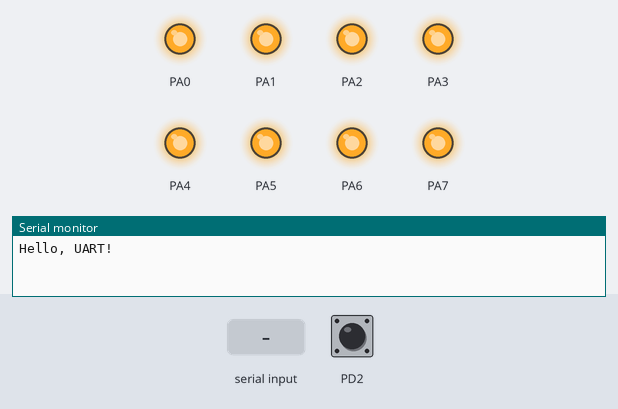
Simulated run of this program. Board: ATmega128, built with avr-gcc and emulated at 16 MHz. Shown: output pins drawn as LEDs (lit = HIGH), the last lines printed to the serial monitor. The test bench sets the inputs (shaded band); at power-on: PD2 HIGH.

Above: at 1.2 s.
1.3 s: "90,45\n" received over Serial
At 2.5 s:
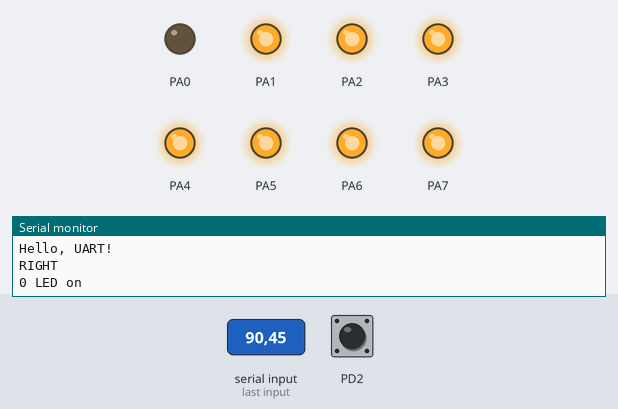
2.8 s: "8" received over Serial
At 3.8 s:
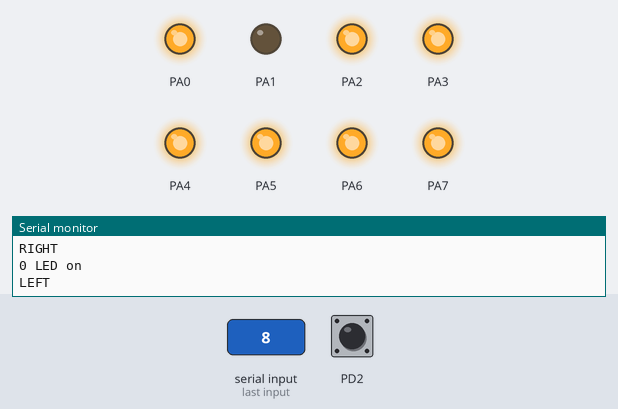
4.3 s: "30,150\n" received over Serial
At 5.0 s:
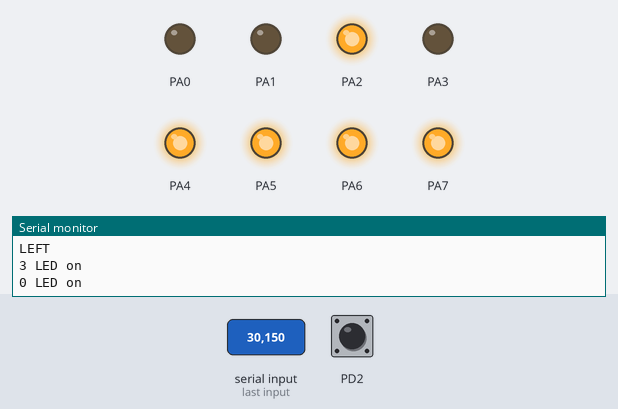
5.8 s: "5\n" received over Serial
At 6.1 s:
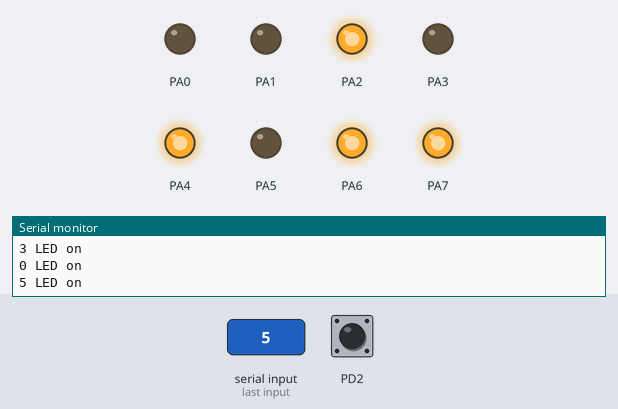
7.3 s: "200\n" received over Serial
At 8.5 s:
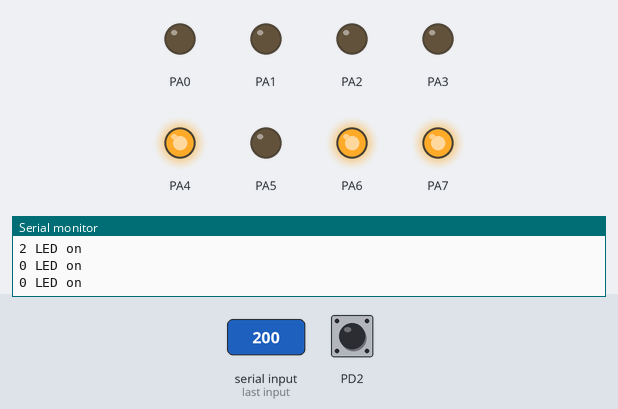
8.8 s: "9" received over Serial
At 9.6 s:
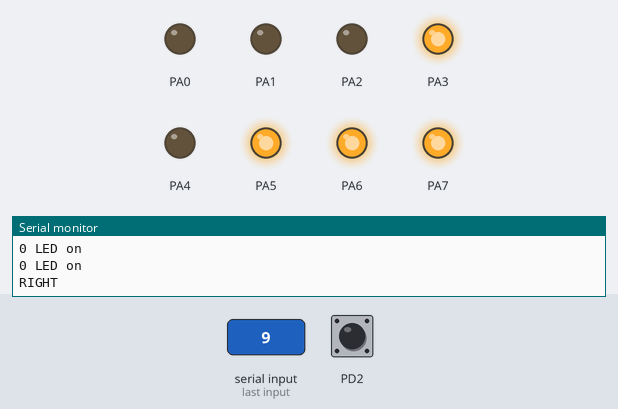
Timing chart, 0 to 11.3 s (numbered marks = the images above; inputs shaded):
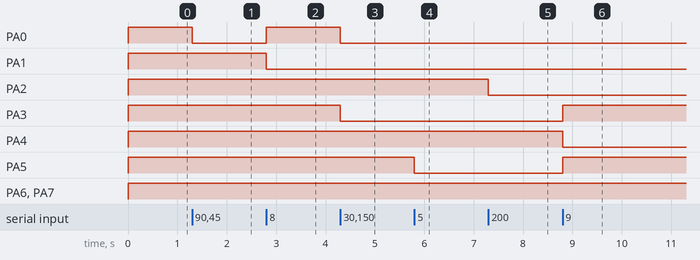

Measured:
- after the input at 1.3 s, PA0: HIGH → LOW at once
- after the input at 2.8 s, PA0: LOW → HIGH at once; PA1: HIGH → LOW at once
- after the input at 4.3 s, PA0, PA3: HIGH → LOW at once
- after the input at 5.8 s, PA5: HIGH → LOW at once
- after the input at 7.3 s, PA2: HIGH → LOW at once
- after the input at 8.8 s, PA3, PA5: LOW → HIGH at once; PA4: HIGH → LOW at once

The program:

main.c
```c
#define F_CPU 16000000
#include <avr/io.h>
#include <avr/interrupt.h>
#include <util/delay.h>
#include <stdio.h>

unsigned char Uart_Getch(void);
void Uart_Putch(unsigned char PutData);
void UART_transmit_string(char *str);

volatile unsigned char led_mask = 0x00;   // 1=켜짐, 0=꺼짐 (Active-High 기준으로 관리)
// PORTA에 쓸 때만 반전(~)해서 내보냄

ISR(INT2_vect)
{
	led_mask = 0x00;          // 전부 꺼짐 상태로 초기화
	PORTA = ~led_mask;        // Active-Low로 변환 → 0xFF (전부 꺼짐)
	UART_transmit_string("RESET\r\n");
}

int main(void)
{
	//UART
	UBRR0L = 16;    //57600bps
	UBRR0H = 0;
	UCSR0B = 0x18;  // 송신, 수신 기능 활성화 (RXEN0, TXEN0)
	UCSR0C = 0x06;  // START 1비트 / DATA 8비트 / STOP 1비트
	DDRE = 0x02;    // RXD0(E0) 입력, TXD0(E1) 출력

	//LED
	DDRA = 0xFF;      // PORTA 전체 출력으로 설정
	PORTA = ~led_mask;

	//SW1
	DDRD &= ~(1 << PD2);   // PD2 입력으로 설정
	PORTD |= (1 << PD2);   // 내부 풀업 저항 활성화 (안 눌림 = High 유지)

	EICRA |= (1 << ISC21) | (0 << ISC20);  // INT2 : falling edge 트리거
	EIMSK |= (1 << INT2);                  // INT2 인터럽트 활성화

	sei();   // 글로벌 인터럽트 활성화

	UART_transmit_string("Hello, UART!\r\n");

	char buf[20];  // sprintf로 문자열 만들 때 쓸 임시 버퍼

	while (1)
	{
		char recvData = Uart_Getch();

		if (recvData >= '0' && recvData <= '7')   // 0~7 숫자 입력 → 해당 LED 켜기(누적)
		{
			int num = recvData - '0';
			led_mask |= (1 << num);     // num번째 비트만 추가로 켜기 (기존 켜진 것 유지)
			PORTA = ~led_mask;

			sprintf(buf, "%d LED on\r\n", num);
			UART_transmit_string(buf);
		}
		else if (recvData == '8')   // LEFT
		{
			led_mask <<= 1;
			PORTA = ~led_mask;
			UART_transmit_string("LEFT\r\n");
		}
		else if (recvData == '9')   // RIGHT
		{
			led_mask >>= 1;
			PORTA = ~led_mask;
			UART_transmit_string("RIGHT\r\n");
		}
	}
}

unsigned char Uart_Getch(void)
{
	while(!(UCSR0A & (1 << RXC0)));
	return UDR0;
}

void Uart_Putch(unsigned char PutData)
{
	while(!(UCSR0A & (1 << UDRE0)));
	UDR0 = PutData;
}

void UART_transmit_string(char *str)
{
	while(*str != '\0') {
		Uart_Putch(*str);
		str++;
	}
}
```
